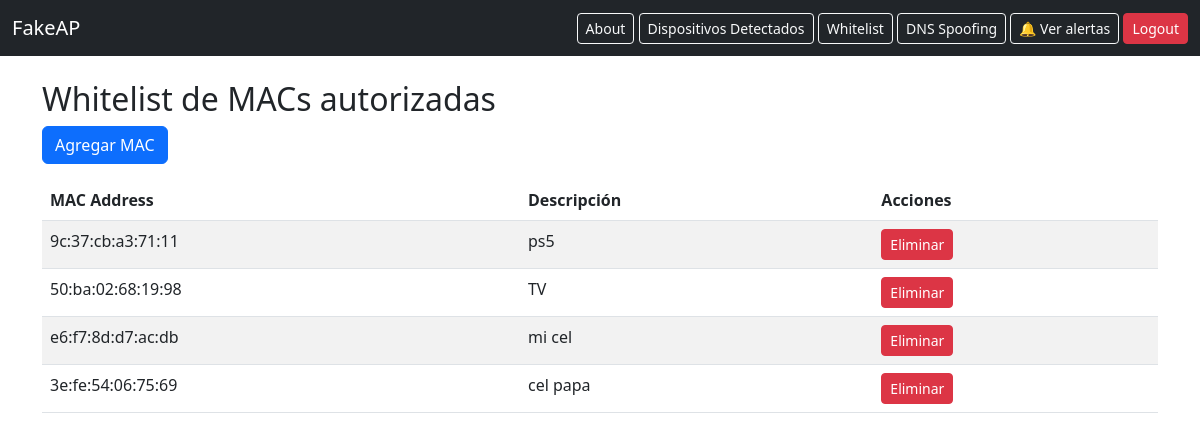
/whitelist/ (signed in), run on an earlier commit of the app's database.
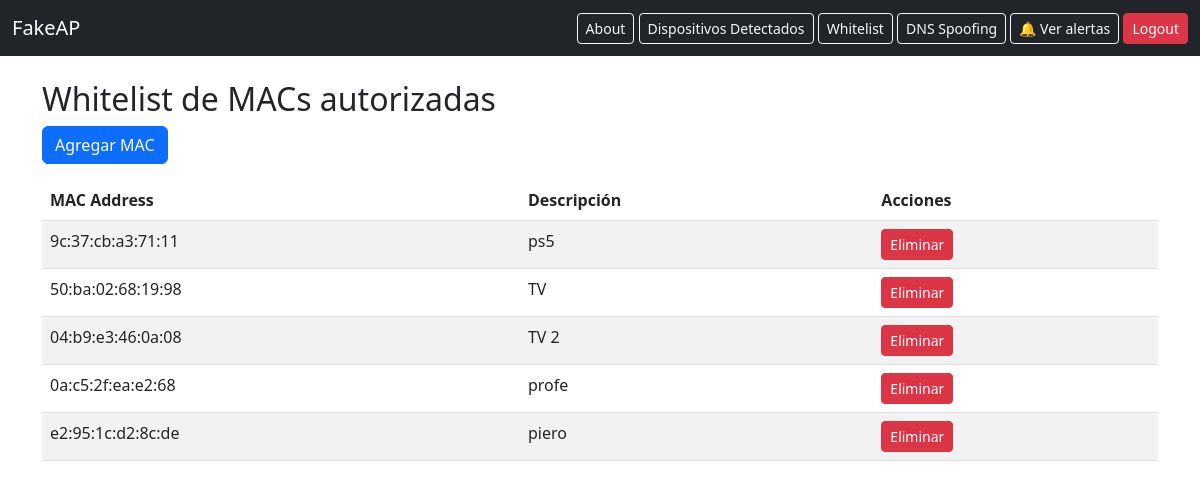
And on a later commit of the database.
### board/models.py (models this page shows, shortened)
class AllowedDevice(models.Model):
    mac_address = models.CharField("Dirección MAC", max_length=17, unique=True)
    description = models.CharField("Descripción", max_length=100, blank=True)

### board/views.py (the view)
# urls.py: path('whitelist/', views.whitelist_list, name='whitelist_list'),
@login_required
def whitelist_list(request):
    devices = AllowedDevice.objects.all()
    return render(request, 'board/whitelist_list.html', {'devices': devices})

### board/templates/board/whitelist_list.html (shortened to what this page needs)
{% extends 'board/base.html' %}
{% block content %}
<h2>Whitelist de MACs autorizadas</h2>
<a href="{% url 'whitelist_add' %}" class="btn btn-primary mb-3">Agregar MAC</a>
<table class="table table-striped">
    <thead>
        <tr>
            <th>MAC Address</th>
            <th>Descripción</th>
            <th>Acciones</th>
        </tr>
    </thead>
    <tbody>
    {% for device in devices %}
        <tr>
            <td>{{ device.mac_address }}</td>
            <td>{{ device.description }}</td>
            <td>
                <form action="{% url 'whitelist_delete' device.pk %}" method="post" style="display:inline;">
                    <button class="btn btn-danger btn-sm" type="submit" onclick="return confirm('¿Eliminar esta MAC?')">Eliminar</button>
                </form>
            </td>
        </tr>
    {% empty %}
        <tr><td colspan="3">No hay MACs en la whitelist.</td></tr>
    {% endfor %}
    </tbody>
</table>
{% endblock %}

What changed in the data, as far as the page shows it:
removed AllowedDevice: mac_address "e6:f7:8d:d7:ac:db", description "mi cel"
removed AllowedDevice: mac_address "3e:fe:54:06:75:69", description "cel papa"
added AllowedDevice: mac_address "04:b9:e3:46:0a:08", description "TV 2"
added AllowedDevice: mac_address "0a:c5:2f:ea:e2:68", description "profe"
added AllowedDevice: mac_address "e2:95:1c:d2:8c:de", description "piero"
